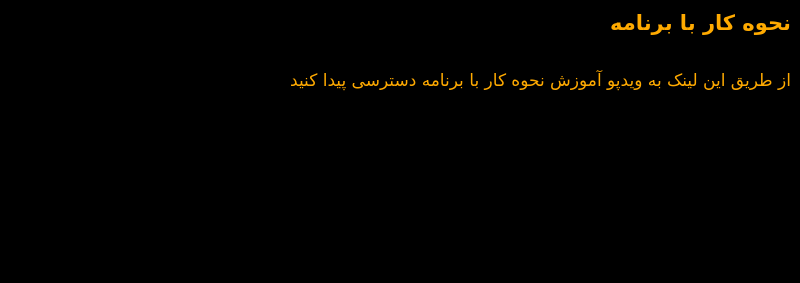
<?xml version="1.0" encoding="UTF-8"?>
<ui version="4.0">
 <class>MainWindow</class>
 <widget class="QMainWindow" name="MainWindow">
  <property name="geometry">
   <rect>
    <x>0</x>
    <y>0</y>
    <width>800</width>
    <height>283</height>
   </rect>
  </property>
  <property name="windowTitle">
   <string>MainWindow</string>
  </property>
  <property name="styleSheet">
   <string notr="true">QWidget {
    background-color: black;
}</string>
  </property>
  <widget class="QWidget" name="centralwidget">
   <widget class="QLabel" name="label">
    <property name="geometry">
     <rect>
      <x>20</x>
      <y>10</y>
      <width>771</width>
      <height>41</height>
     </rect>
    </property>
    <property name="font">
     <font>
      <family>B Morvarid</family>
      <pointsize>16</pointsize>
      <weight>75</weight>
      <bold>true</bold>
     </font>
    </property>
    <property name="text">
     <string>&lt;html&gt;&lt;head/&gt;&lt;body&gt;&lt;p&gt;&lt;span style=&quot; color:#ffaa00;&quot;&gt;نحوه کار با برنامه&lt;/span&gt;&lt;/p&gt;&lt;/body&gt;&lt;/html&gt;</string>
    </property>
    <property name="alignment">
     <set>Qt::AlignRight|Qt::AlignTop|Qt::AlignTrailing</set>
    </property>
   </widget>
   <widget class="QLabel" name="label_2">
    <property name="geometry">
     <rect>
      <x>20</x>
      <y>70</y>
      <width>771</width>
      <height>41</height>
     </rect>
    </property>
    <property name="font">
     <font>
      <family>B Morvarid</family>
      <pointsize>13</pointsize>
      <weight>50</weight>
      <bold>false</bold>
     </font>
    </property>
    <property name="text">
     <string>&lt;html&gt;&lt;head/&gt;&lt;body&gt;&lt;p&gt;&lt;span style=&quot; color:#ffaa00;&quot;&gt;از طریق این لینک به ویدپو آموزش نحوه کار با برنامه دسترسی پیدا کنید&lt;/span&gt;&lt;/p&gt;&lt;/body&gt;&lt;/html&gt;</string>
    </property>
    <property name="alignment">
     <set>Qt::AlignRight|Qt::AlignTop|Qt::AlignTrailing</set>
    </property>
   </widget>
  </widget>
  <widget class="QMenuBar" name="menubar">
   <property name="geometry">
    <rect>
     <x>0</x>
     <y>0</y>
     <width>800</width>
     <height>26</height>
    </rect>
   </property>
  </widget>
  <widget class="QStatusBar" name="statusbar"/>
 </widget>
 <resources/>
 <connections/>
</ui>
